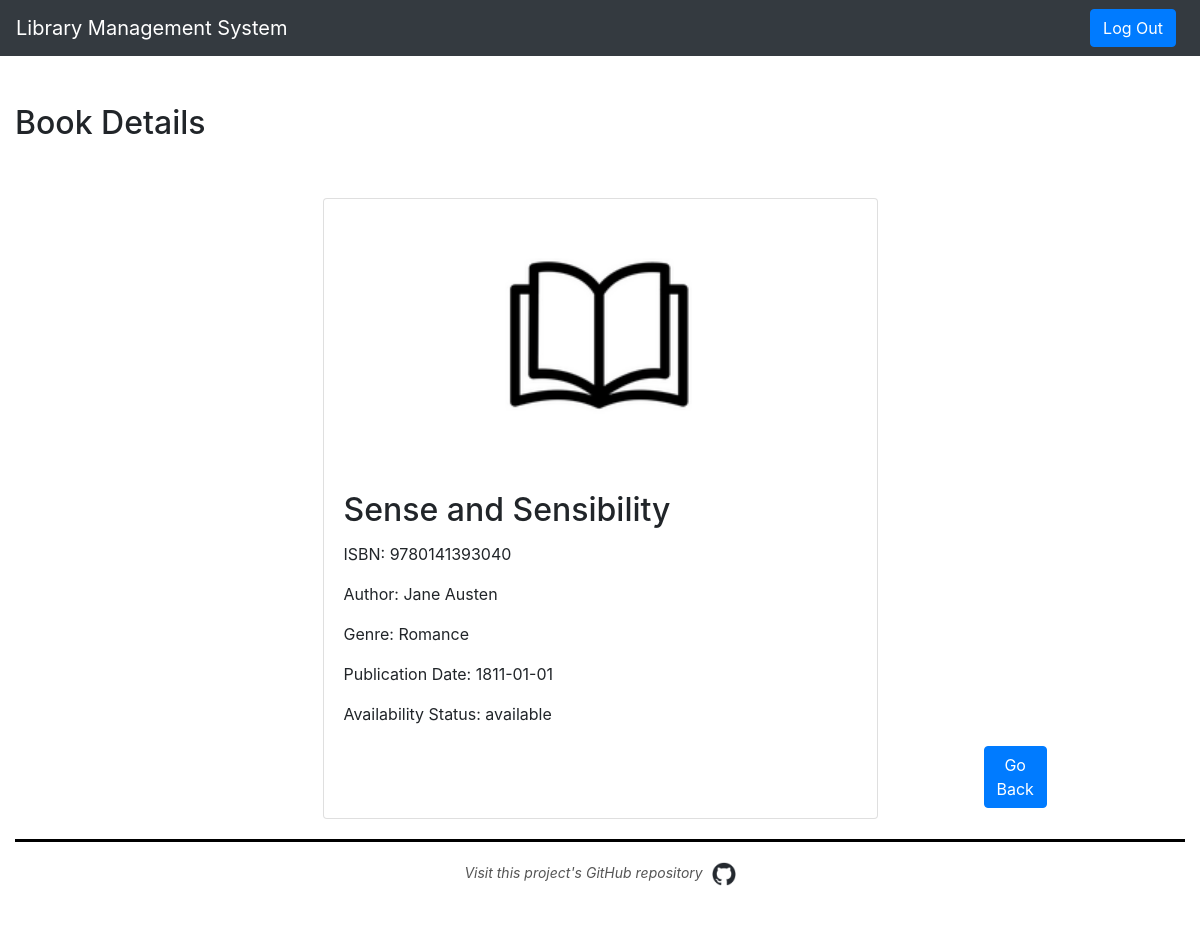
The page /books/book_details.php?book_id=1 (signed in) on the database its author committed.
### tables this page shows
CREATE TABLE `books` (
  `book_id` int(11) NOT NULL,
  `isbn` varchar(20) NOT NULL,
  `title` varchar(255) NOT NULL,
  `author_id` int(11) NOT NULL,
  `genre_id` int(11) NOT NULL,
  `publication_date` date DEFAULT NULL,
  `availability_status` enum('available','borrowed','reserved') DEFAULT 'available'
);

CREATE TABLE `authors` (
  `author_id` int(11) NOT NULL,
  `name` varchar(255) NOT NULL,
  `nationality` varchar(100) DEFAULT NULL
);

CREATE TABLE `genres` (
  `genre_id` int(11) NOT NULL,
  `name` varchar(100) NOT NULL
);

### books/book_details.php (the view, shortened to what this page needs)
<!DOCTYPE html>
<html lang="en">
<head>
    <link href="https://stackpath.bootstrapcdn.com/bootstrap/4.5.2/css/bootstrap.min.css" rel="stylesheet">
    <link href="https://maxcdn.bootstrapcdn.com/bootstrap/4.5.2/css/bootstrap.min.css" rel="stylesheet">
    <link rel="stylesheet" href="style.css">
</head>
<body>
	<nav class="navbar navbar-expand-lg navbar-dark bg-dark">
	    <a class="navbar-brand" href="../dashboard/dashboard.php">Library Management System</a>
	    <div class="collapse navbar-collapse" id="navbarNav">
	        <ul class="navbar-nav mr-auto">
	            <?php include "../fixed_scripts/nav_bar_tables.php";?>
	        </ul>
	        <div class="navbar-nav">
	            <a href="../fixed_scripts/logout.php" class="btn btn-primary mr-2">Log Out</a>
	        </div>
	    </div>
	</nav>
	<div class="container mt-5">
	    <div class="row">
	        <div class="col">
	            <h2 class="float-left">Book Details</h2>
	        </div>
	    </div>
		<?php
		$book_id = $_GET['book_id'];
		$stmt = $conn->prepare("SELECT isbn, title, availability_status, publication_date, a.name AS auth, g.name AS gen FROM books b, authors a, genres g WHERE b.author_id = a.author_id AND b.genre_id = g.genre_id AND b.book_id = ?;");
		$stmt->bind_param("i", $book_id);
		$stmt->execute();
		$result = $stmt->get_result();
		if ($result->num_rows > 0) {
		    while($book = $result->fetch_assoc()) {
		    	$isbn = $book["isbn"];
		    	$title = $book["title"];
		    	$auth = $book["auth"];
		    	$gen = $book["gen"];
		    	$publication_date = $book["publication_date"];
		    	$availability_status = $book["availability_status"];
		    }
		?>
		<div class="container mt-5">
			<div class="row justify-content-center">
				<div class="col-md-6">
					<div class="card">
						<div class="card-body d-flex justify-content-center align-items-center">
							<img src="../dashboard/books_icon.png" class="card-img-top" alt="Book Picture" style="width: 192px; height: 192px; margin: 20px;">
						</div>
						<div class="card-body">
							<h2 class="card-title"><?php echo $title; ?></h2>
							<p class="card-text"><?php echo "ISBN: ".$isbn; ?></p>
							<p class="card-text"><?php echo "Author: ".$auth; ?></p>
							<p class="card-text"><?php echo "Genre: ".$gen; ?></p>
							<p class="card-text"><?php echo "Publication Date: ".$publication_date; ?></p>
							<p class="card-text"><?php echo "Availability Status: ".$availability_status; ?></p>
						</div>
						<div><a href="<?php echo "books_table.php"; ?>" class="btn btn-primary mr-2" style="margin-left: 660px; margin-bottom: 10px;">Go Back</a></div>
					</div>
				</div>
			</div>
		</div>
		<?php
		} else {
		    echo "Author not found.";
		}
		?>
	    <?php include "../fixed_scripts/about.php";?>
	</div>
</body>
</html>

### fixed_scripts/style.css (style rules this page uses)
.container { max-width: 1600px; }

### rows shown on the page
books: title "Sense and Sensibility", isbn "9780141393040", author.name "Jane Austen", genre.name "Romance", publication_date "1811-01-01", availability_status "available"
